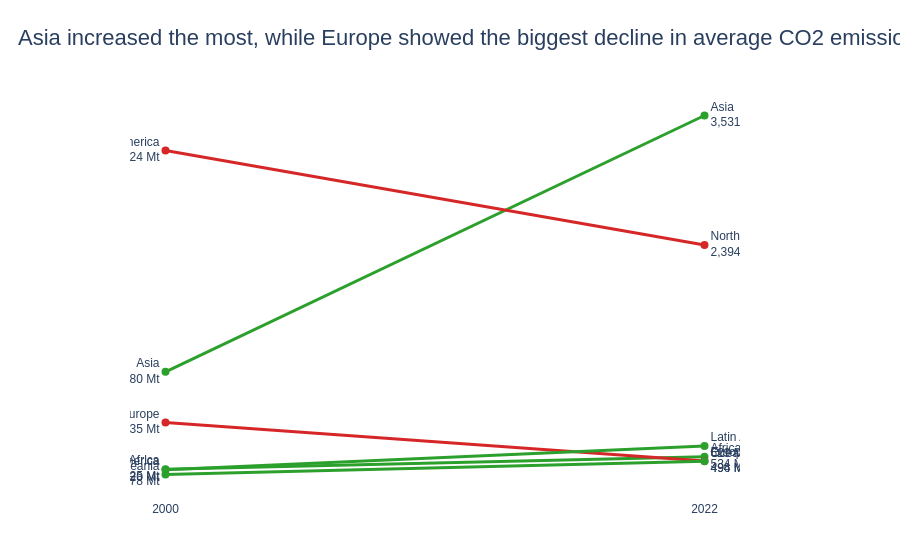

The notebook cell saved with this chart:
### Markdown cell above
---
## Task 2 — Slopegraph: Regional Change 2000 vs 2022

**What to build:** A slopegraph comparing **average regional CO2 emissions** between 2000 and 2022.

**Requirements:**
- One line per region (not per country — aggregate first)
- Colour: regions that increased = one colour; decreased = another
- Values labelled at both ends of each line
- No y-axis tick labels (the endpoint labels make them redundant)
- Insight title stating which regions moved most

> 💡 `df.groupby(['Region','Year'])['CO2_Mt'].mean().reset_index()` then filter to 2000 and 2022

### Code cell
# Task 2 — Slopegraph: regional averages
# YOUR CODE HERE
# Aggregate average CO2 emissions by region and year
regional_avg = df.groupby(['Region', 'Year'])['CO2_Mt'].mean().reset_index()

# Keep only 2000 and 2022
slope_df = regional_avg[regional_avg['Year'].isin([2000, 2022])]

# Pivot to compare change
slope_wide = slope_df.pivot(index='Region', columns='Year', values='CO2_Mt').reset_index()
slope_wide['Change'] = slope_wide[2022] - slope_wide[2000]

fig = go.Figure()

for _, row in slope_wide.iterrows():
    increased = row['Change'] > 0
    
    fig.add_trace(go.Scatter(
        x=[2000, 2022],
        y=[row[2000], row[2022]],
        mode='lines+markers+text',
        line=dict(
            color='#2CA02C' if increased else '#D62728',
            width=3
        ),
        marker=dict(size=8),
        text=[
            f"{row['Region']}<br>{row[2000]:,.0f} Mt",
            f"{row['Region']}<br>{row[2022]:,.0f} Mt"
        ],
        textposition=['middle left', 'middle right'],
        hovertemplate=f"{row['Region']}<br>CO2: %{{y:,.0f}} Mt<extra></extra>",
        showlegend=False
    ))

fig.update_layout(
    title=dict(
        text="Asia increased the most, while Europe showed the biggest decline in average CO2 emissions",
        font=dict(size=22, family='Arial'),
        x=0.02
    ),
    xaxis=dict(
        tickmode='array',
        tickvals=[2000, 2022],
        ticktext=['2000', '2022'],
        showgrid=False,
        showline=False
    ),
    yaxis=dict(
        showticklabels=False,
        showgrid=False,
        zeroline=False,
        showline=False
    ),
    font=dict(family='Arial'),
    plot_bgcolor='white',
    paper_bgcolor='white',
    margin=dict(l=130, r=160, t=90, b=60),
    showlegend=False
)

fig.show()

### Figure 1 — Plotly figure (JSON) as saved in the notebook; plotly's stock layout.template omitted (floating-point values rounded to 4 significant figures)
{"data": [{"hovertemplate": "Africa<br>CO2: %{y:,.0f} Mt<extra></extra>", "line": {"color": "#2CA02C", "width": 3}, "marker": {"size": 8}, "mode": "lines+markers+text", "showlegend": false, "text": ["Africa<br>425 Mt", "Africa<br>534 Mt"], "textposition": ["middle left", "middle right"], "type": "scatter", "x": [2000, 2022], "y": [425.4, 534.4]}, {"hovertemplate": "Asia<br>CO2: %{y:,.0f} Mt<extra></extra>", "line": {"color": "#2CA02C", "width": 3}, "marker": {"size": 8}, "mode": "lines+markers+text", "showlegend": false, "text": ["Asia<br>1,280 Mt", "Asia<br>3,531 Mt"], "textposition": ["middle left", "middle right"], "type": "scatter", "x": [2000, 2022], "y": [1280.0, 3531.0]}, {"hovertemplate": "Europe<br>CO2: %{y:,.0f} Mt<extra></extra>", "line": {"color": "#D62728", "width": 3}, "marker": {"size": 8}, "mode": "lines+markers+text", "showlegend": false, "text": ["Europe<br>835 Mt", "Europe<br>496 Mt"], "textposition": ["middle left", "middle right"], "type": "scatter", "x": [2000, 2022], "y": [834.9, 496.5]}, {"hovertemplate": "Latin America<br>CO2: %{y:,.0f} Mt<extra></extra>", "line": {"color": "#2CA02C", "width": 3}, "marker": {"size": 8}, "mode": "lines+markers+text", "showlegend": false, "text": ["Latin America<br>420 Mt", "Latin America<br>629 Mt"], "textposition": ["middle left", "middle right"], "type": "scatter", "x": [2000, 2022], "y": [419.9, 629.1]}, {"hovertemplate": "North America<br>CO2: %{y:,.0f} Mt<extra></extra>", "line": {"color": "#D62728", "width": 3}, "marker": {"size": 8}, "mode": "lines+markers+text", "showlegend": false, "text": ["North America<br>3,224 Mt", "North America<br>2,394 Mt"], "textposition": ["middle left", "middle right"], "type": "scatter", "x": [2000, 2022], "y": [3224.0, 2394.0]}, {"hovertemplate": "Oceania<br>CO2: %{y:,.0f} Mt<extra></extra>", "line": {"color": "#2CA02C", "width": 3}, "marker": {"size": 8}, "mode": "lines+markers+text", "showlegend": false, "text": ["Oceania<br>378 Mt", "Oceania<br>494 Mt"], "textposition": ["middle left", "middle right"], "type": "scatter", "x": [2000, 2022], "y": [378.4, 493.7]}], "layout": {"font": {"family": "Arial"}, "margin": {"b": 60, "l": 130, "r": 160, "t": 90}, "paper_bgcolor": "white", "plot_bgcolor": "white", "showlegend": false, "title": {"font": {"family": "Arial", "size": 22}, "text": "Asia increased the most, while Europe showed the biggest decline in average CO2 emissions", "x": 0.02}, "xaxis": {"showgrid": false, "showline": false, "tickmode": "array", "ticktext": ["2000", "2022"], "tickvals": [2000, 2022]}, "yaxis": {"showgrid": false, "showline": false, "showticklabels": false, "zeroline": false}}}
